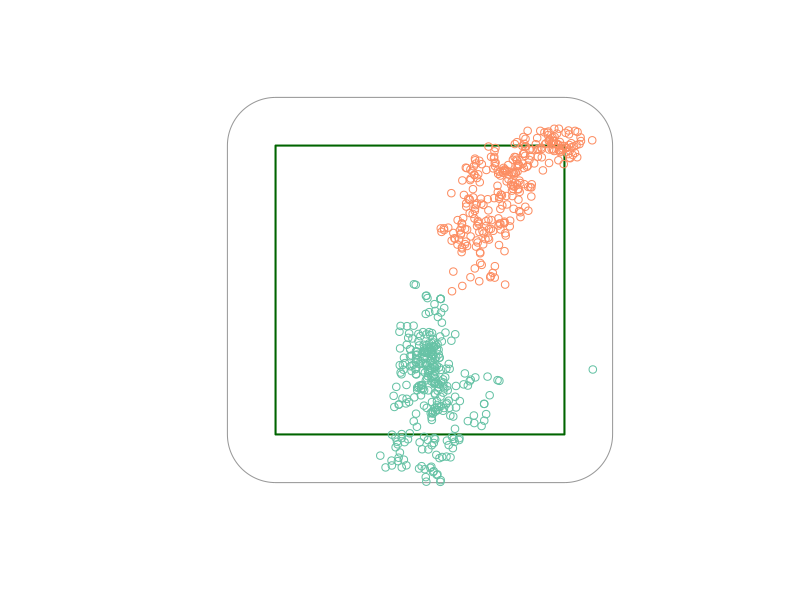
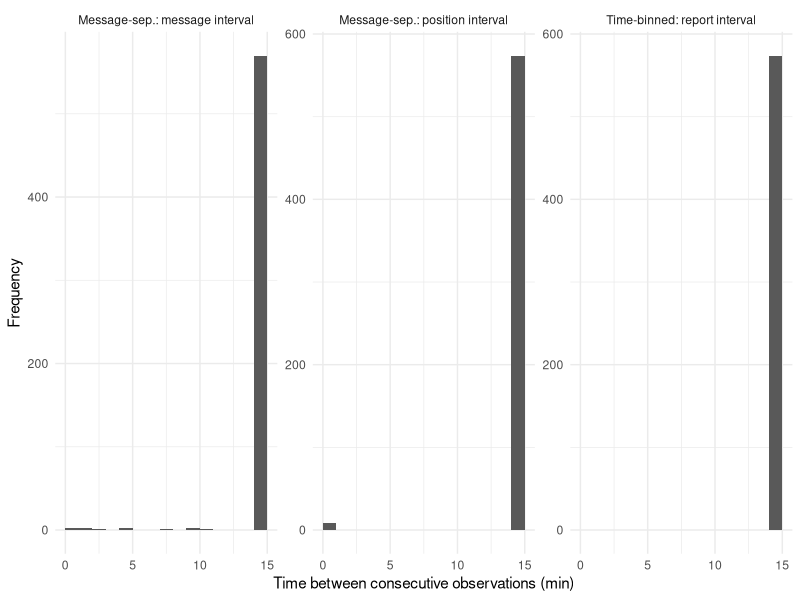
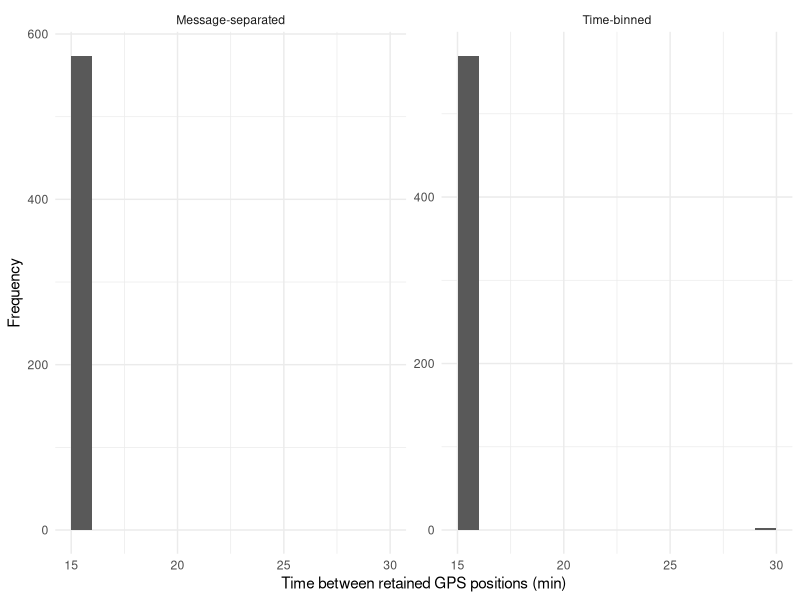
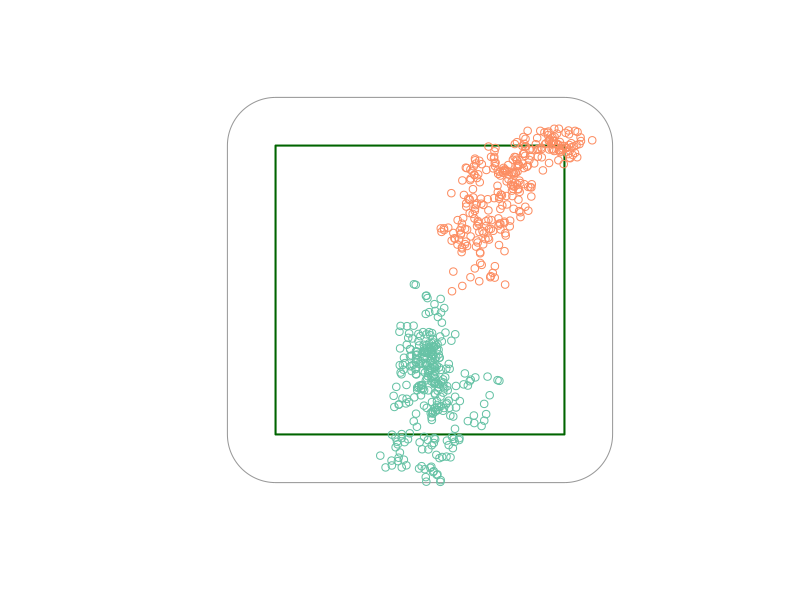

Write R code to recreate these figures, in order. (Note: this script raises an error after producing the figures.)
## ---- chunk 1
packages_needed <- c("dplyr", "tidyr", "lubridate", "ggplot2", "sf", "tibble")
lapply(packages_needed, library, character.only = TRUE)
## ---- chunk 2
# Define important timepoints, including study start/end for temporal filtering
study_start <- as.POSIXct("2026-06-01 00:00:00", tz = "UTC")
study_end   <- as.POSIXct("2026-06-04 00:00:00", tz = "UTC")

interval_min <- 15  # Example nominal position-update interval (depends on device specifics)
speed_limit_m_s <- 0.3 # Example screening threshold (not a universal recommendation)
accuracy_limit_m <- 30 # Example GPS horizontal-error threshold (not a universal recommendation)

# Example rectangular virtual pasture in projected meters.
xy <- matrix(c(450000, 4500000, 450600, 4500000,
               450600, 4500600, 450000, 4500600,
               450000, 4500000), ncol = 2, byrow = TRUE)

pasture <- sf::st_sf(pasture_id = "P1", # This is the virtual pasture active on collars during the study
                     geometry = sf::st_sfc(sf::st_polygon(list(xy)), crs = 32612))

# Create a buffer (here ~100m) around used virtual pastures to define study area
# This will be used for spatial filtering
study_area <- sf::st_buffer(pasture, dist = 100)
## ---- chunk 3
set.seed(123)
animals <- c("cow_01", "cow_02")
time_bins <- seq(
  study_start,
  study_end - lubridate::minutes(interval_min),
  by = "15 min")
# x and y are projected coordinates (easting and northing in meters)
# Each animal moves approximately every 15 minutes.
# Horizontal errors are usually small (1-5 m).
gps_positions <- tidyr::crossing(
  animal_id = animals,
  position_timestamp = time_bins) %>%
  arrange(animal_id, position_timestamp) %>%
  group_by(animal_id) %>%
  mutate(
    x = 450300 + cumsum(rnorm(n(), 0, 16)) +
      if_else(animal_id == "cow_02", 70, 0),
    y = 4500300 + cumsum(rnorm(n(), 0, 16)),
    horizontal_error_m = runif(n(), 1, 5)) %>%
  ungroup()
# Add one deliberately erroneous GPS location.
# This will later demonstrate speed-based screening.
gps_positions <- gps_positions %>%
  mutate(
    x = if_else(
      animal_id == "cow_01" &
        position_timestamp == time_bins[40], x + 330, x))

# Simulate the underlying cue messages ONCE so both export
# formats contain the same events (audio and electrical).
# The electrical messages below represent escalations of
# preceding audio interactions, not additional audio cues.
cues_raw <- tibble::tibble(
  animal_id = c("cow_01", "cow_01", "cow_01", "cow_02",
                "cow_02", "cow_01", "cow_02", "cow_02"),
  message_timestamp = study_start + lubridate::minutes(
    c(76, 78, 79, 350, 352, 1510, 1900, 1902)),
  message_type = c("audio", "audio", "electrical", "audio",
                   "electrical", "audio", "audio", "electrical"))

# CREATE TIME-BINNED DATA
# Each cue is attributed to the interval ending at the next
# scheduled report (not the interval starting at the cue).
cue_bins <- cues_raw %>%
  mutate(timestamp = study_start + lubridate::minutes(
    ceiling(as.numeric(difftime(message_timestamp, study_start,
                                units = "mins")) / interval_min) * interval_min)) %>%
  filter(timestamp < study_end) %>%
  count(animal_id, timestamp, message_type, name = "n") %>%
  tidyr::pivot_wider(names_from = message_type, values_from = n,
                     values_fill = 0)

# Use a reporting grid that starts after the first interval.
# This ensures cues in (00:00, 00:15] belong to 00:15.
time_binned <- gps_positions %>%
  rename(timestamp = position_timestamp) %>%
  group_by(animal_id) %>%
  mutate(
    x = if_else(row_number() == 20L, lag(x), x),
    y = if_else(row_number() == 20L, lag(y), y)) %>%
  ungroup() %>%
  left_join(cue_bins, by = c("animal_id", "timestamp")) %>%
  mutate(n_audio = tidyr::replace_na(audio, 0L),
         n_electrical = tidyr::replace_na(electrical, 0L)) %>%
  select(animal_id, timestamp, x, y, horizontal_error_m,
         n_audio, n_electrical)

# CREATE MESSAGE-SEPARATED DATA
routine_messages <- gps_positions %>%
  mutate(message_timestamp = position_timestamp,
         message_type = "routine_update")

# Cue messages report the last scheduled GPS acquisition.
# This intentionally creates messages with stale positions.
cue_messages <- cues_raw %>%
  left_join(gps_positions,
    by = dplyr::join_by(animal_id,
                        message_timestamp >= position_timestamp),
    relationship = "many-to-many") %>%
  group_by(animal_id, message_timestamp, message_type) %>%
  slice_max(position_timestamp, n = 1, with_ties = FALSE) %>%
  ungroup()

message_separated <- bind_rows(routine_messages, cue_messages) %>%
  arrange(animal_id, message_timestamp) %>%
  select(animal_id, message_timestamp, position_timestamp,
         message_type, x, y, horizontal_error_m) %>%
  mutate(position_age_min = as.numeric(difftime(
    message_timestamp, position_timestamp, units = "mins")))

## ---- chunk 4

head(time_binned, 10)

head(message_separated, 10)

message_separated %>%
  count(message_type)

## ---- chunk 5
# 1. Convert both datasets to spatial objects
# x = easting (m); y = northing (m)
time_binned_sf <- time_binned %>%
  st_as_sf(
    coords = c("x", "y"),
    crs = 32612,
    remove = FALSE)

message_separated_sf <- message_separated %>%
  st_as_sf(
    coords = c("x", "y"),
    crs = 32612,
    remove = FALSE)

# 2. Parse datetime columns
# These are already POSIXct, but parsing is often necessary when importing CSV files.
# Lubridate package is often useful for parsing datetime in various formats
time_binned_sf <- time_binned_sf %>%
  mutate(timestamp = as.POSIXct(timestamp, tz = "UTC"))

message_separated_sf <- message_separated_sf %>%
  mutate(
    message_timestamp = as.POSIXct(message_timestamp, tz = "UTC"),
    position_timestamp = as.POSIXct(position_timestamp, tz = "UTC"))

# 4. Filter by study timeframe and spatial extent
# st_filter() retains points intersecting the study area.
time_binned_sf <- time_binned_sf %>%
  filter(
    timestamp >= study_start,
    timestamp < study_end) %>%
  st_filter(study_area)

message_separated_sf <- message_separated_sf %>%
  filter(
    message_timestamp >= study_start,
    message_timestamp < study_end) %>%
  st_filter(study_area)

# Plot and inspect pastures and study area polygons
plot(sf::st_geometry(study_area), border = "grey60")
plot(sf::st_geometry(pasture), add = TRUE, border = "darkgreen", lwd = 2)
plot(message_separated_sf, add = TRUE)
## ---- chunk 6
# TIME-BINNED: keep the counts supplied in each reporting row.
time_binned_cues <- time_binned_sf %>%
  sf::st_drop_geometry() %>%
  select(animal_id, timestamp, n_audio, n_electrical)

# MESSAGE-SEPARATED: isolate individual cue events.
message_separated_cues <- message_separated_sf %>%
  sf::st_drop_geometry() %>%
  filter(message_type %in% c("audio", "electrical")) %>%
  select(animal_id, message_timestamp, message_type)

head(message_separated_cues)
## ---- chunk 7
# TIME-BINNED: sum interval counts within animal and day.
tb_cue_daily <- time_binned_cues %>%
  mutate(day = as.Date(timestamp, tz = "UTC")) %>%
# This uses calender day, but 'day of study' can be defined as number of 24-periods from study onset
# Alternatively, 'hour of study' or some other relevant time period can be used to aggregate counts
  group_by(animal_id, day) %>%
  summarise(n_audio = sum(n_audio),
            n_electrical = sum(n_electrical), .groups = "drop")

# MESSAGE-SEPARATED: count individual event messages.
ms_cue_daily <- message_separated_cues %>%
  mutate(day = as.Date(message_timestamp, tz = "UTC")) %>%
  count(animal_id, day, message_type, name = "n") %>%
  tidyr::pivot_wider(names_from = message_type, values_from = n,
                     values_fill = 0) %>%
  rename(n_audio = audio, n_electrical = electrical)

head(tb_cue_daily)
head(ms_cue_daily) # This data frame does not include zeros for animal-days with no cues
## ---- chunk 8
# All animals and monitored days in this simulated study.
animal_days_grid <- tidyr::crossing(
  animal_id = animals,
  day = seq(as.Date(study_start), as.Date(study_end) - 1, by = "day"))

# TIME-BINNED: explicitly retain days with no cues.
tb_cue_daily <- animal_days_grid %>%
  left_join(tb_cue_daily, by = c("animal_id", "day")) %>%
  mutate(across(c(n_audio, n_electrical), ~ replace_na(.x, 0L)))

# MESSAGE-SEPARATED: same grid, independently applied.
ms_cue_daily <- animal_days_grid %>%
  left_join(ms_cue_daily, by = c("animal_id", "day")) %>%
  mutate(across(c(n_audio, n_electrical), ~ replace_na(.x, 0L)))

# Check to see if the data frame now includes zeros
head(ms_cue_daily)

## ---- chunk 9
# TIME-BINNED: daily cue counts and success ratio.
tb_cue_results <- tb_cue_daily %>%
  mutate(success_ratio = if_else(n_audio > 0,
    (n_audio - n_electrical) / n_audio, NA_real_))

# MESSAGE-SEPARATED: the same metrics from event counts.
ms_cue_results <- ms_cue_daily %>%
  mutate(success_ratio = if_else(n_audio > 0,
    (n_audio - n_electrical) / n_audio, NA_real_))

print(tb_cue_results)
print(ms_cue_results)
## ---- chunk 10
# TIME-BINNED: rename to a position dataset to avoid overwriting original data
tb_positions <- time_binned_sf

# MESSAGE-SEPARATED: rename to a position dataset to avoid overwriting original data
ms_positions <- message_separated_sf

## ---- chunk 11
# TIME-BINNED: intervals between reported positions
tb_intervals <- tb_positions %>%
  sf::st_drop_geometry() %>%
  arrange(animal_id, timestamp) %>%
  group_by(animal_id) %>%
  mutate(
    dt_min = as.numeric(difftime(
      timestamp, lag(timestamp), units = "mins"))) %>%
  ungroup() %>%
  mutate(interval_type = "Time-binned: report interval")

# MESSAGE-SEPARATED: intervals between messages
ms_message_intervals <- ms_positions %>%
  sf::st_drop_geometry() %>%
  arrange(animal_id, message_timestamp) %>%
  group_by(animal_id) %>%
  mutate(
    dt_min = as.numeric(difftime(
      message_timestamp, lag(message_timestamp),
      units = "mins"))) %>%
  ungroup() %>%
  mutate(interval_type = "Message-sep.: message interval")

# MESSAGE-SEPARATED: intervals between GPS timestamps
ms_position_intervals <- ms_positions %>%
  sf::st_drop_geometry() %>%
  arrange(animal_id, position_timestamp, message_timestamp) %>%
  group_by(animal_id) %>%
  mutate(
    dt_min = as.numeric(difftime(
      position_timestamp, lag(position_timestamp), units = "mins"))) %>%
  ungroup() %>%
  mutate(interval_type = "Message-sep.: position interval")


# Compare all three distributions
bind_rows(
  tb_intervals,
  ms_message_intervals,
  ms_position_intervals) %>%
  filter(!is.na(dt_min)) %>%
  ggplot(aes(x = dt_min)) +
  geom_histogram(binwidth = 1, boundary = 0) +
  facet_wrap(~ interval_type, scales = "free_y") +
  labs(
    x = "Time between consecutive observations (min)",
    y = "Frequency") +
  theme_minimal()
## ---- chunk 12
# TIME-BINNED: identify consecutive repeated coordinates
tb_positions <- tb_positions %>%
  arrange(animal_id, timestamp) %>%
  group_by(animal_id) %>%
  mutate(
    repeated_position = x == lag(x) & y == lag(y),
    repeated_position = replace_na(repeated_position, FALSE),
    sequence_id = cumsum(!repeated_position)) %>%
  ungroup()

# MESSAGE-SEPARATED: identify repeated coordinates AND timestamps
ms_positions <- ms_positions %>%
  arrange(animal_id, message_timestamp) %>%
  group_by(animal_id) %>%
  mutate(
    repeated_position =
      x == lag(x) &
      y == lag(y) &
      position_timestamp == lag(position_timestamp),
    repeated_position = replace_na(repeated_position, FALSE),
    sequence_id = cumsum(!repeated_position)) %>%
  ungroup()

# TIME-BINNED: count consecutive repeat sequence lengths
tb_repeat_table <- tb_positions %>%
  sf::st_drop_geometry() %>%
  group_by(animal_id, sequence_id) %>%
  summarise(sequence_length = n(), .groups = "drop") %>%
  count(sequence_length, name = "n_sequences") %>%
  arrange(sequence_length)

print(tb_repeat_table)

# MESSAGE-SEPARATED: count consecutive repeat sequence lengths
ms_repeat_table <- ms_positions %>%
  sf::st_drop_geometry() %>%
  group_by(animal_id, sequence_id) %>%
  summarise(sequence_length = n(), .groups = "drop") %>%
  count(sequence_length, name = "n_sequences") %>%
  arrange(sequence_length)

print(ms_repeat_table)
## ---- chunk 13
# TIME-BINNED: remove consecutive identical coordinates
tb_positions <- tb_positions %>%
  filter(!repeated_position) %>%
  select(-repeated_position, -sequence_id)

# MESSAGE-SEPARATED: remove repeated GPS fixes
ms_positions <- ms_positions %>%
  filter(!repeated_position) %>%
  select(-repeated_position, -sequence_id)

# Report the number of retained positions
tibble(
  format = c("Time-binned", "Message-separated"),
  n_retained_positions = c(nrow(tb_positions), nrow(ms_positions)))
## ---- chunk 14
# TIME-BINNED: intervals between retained positions
tb_intervals_clean <- tb_positions %>%
  sf::st_drop_geometry() %>%
  arrange(animal_id, timestamp) %>%
  group_by(animal_id) %>%
  mutate(
    dt_min = as.numeric(difftime(
      timestamp, lag(timestamp), units = "mins"))) %>%
  ungroup() %>%
  mutate(format = "Time-binned")


# MESSAGE-SEPARATED: intervals between retained GPS fixes
ms_intervals_clean <- ms_positions %>%
  sf::st_drop_geometry() %>%
  arrange(animal_id, position_timestamp) %>%
  group_by(animal_id) %>%
  mutate(
    dt_min = as.numeric(difftime(
      position_timestamp, lag(position_timestamp), units = "mins"))) %>%
  ungroup() %>%
  mutate(format = "Message-separated")


# Plot cleaned interval distributions
bind_rows(
  tb_intervals_clean,
  ms_intervals_clean) %>%
  filter(!is.na(dt_min)) %>%
  ggplot(aes(x = dt_min)) +
  geom_histogram(binwidth = 1, boundary = 0) +
  facet_wrap(~ format, scales = "free_y") +
  labs(
    x = "Time between retained GPS positions (min)",
    y = "Frequency") +
  theme_minimal()
## ---- chunk 15
# We use a low m/s threshold to comply with our simulated points
# Generally, a higher threshold (~3-5 m/s) is recommended, but should be biologically informed
limit_m_s <- 0.2

# TIME-BINNED: flag unlikely positions (i.e., "spikes").
tb_positions <- tb_positions %>%
  arrange(animal_id, timestamp) %>%
  group_by(animal_id) %>%
  mutate(
    step_in_m = sqrt((x - lag(x))^2 + (y - lag(y))^2),
    step_out_m = sqrt((lead(x) - x)^2 + (lead(y) - y)^2),
    dt_in_s = as.numeric(difftime(timestamp, lag(timestamp), units = "secs")),
    dt_out_s = as.numeric(difftime(lead(timestamp), timestamp, units = "secs")),
    speed_in = if_else(dt_in_s > 0, step_in_m / dt_in_s, NA_real_),
    speed_out = if_else(dt_out_s > 0, step_out_m / dt_out_s, NA_real_),
    likely_spike = coalesce(speed_in > limit_m_s &
                             speed_out > limit_m_s, FALSE)) %>%
  ungroup()

# MESSAGE-SEPARATED: flag unlikely positions using GPS acquisition timestamps.
ms_positions <- ms_positions %>%
  arrange(animal_id, position_timestamp) %>%
  group_by(animal_id) %>%
  mutate(
    step_in_m = sqrt((x - lag(x))^2 + (y - lag(y))^2),
    step_out_m = sqrt((lead(x) - x)^2 + (lead(y) - y)^2),
    dt_in_s = as.numeric(difftime(position_timestamp, lag(position_timestamp), units = "secs")),
    dt_out_s = as.numeric(difftime(lead(position_timestamp), position_timestamp, units = "secs")),
    speed_in = if_else(dt_in_s > 0, step_in_m / dt_in_s, NA_real_),
    speed_out = if_else(dt_out_s > 0, step_out_m / dt_out_s, NA_real_),
    likely_spike = coalesce(speed_in > limit_m_s &
                             speed_out > limit_m_s, FALSE)) %>%
  ungroup()

# Summarize the number and percentage of flagged positions.
bind_rows(
  tb_positions %>%
    st_drop_geometry() %>%
    mutate(format = "Time-binned"),
  ms_positions %>%
    st_drop_geometry() %>%
    mutate(format = "Message-separated")) %>%
  group_by(format) %>%
  summarise(
    n_positions = n(),
    n_flagged = sum(likely_spike),
    percent_flagged = 100 * n_flagged / n_positions,
    .groups = "drop")

# TIME-BINNED: remove flagged positions.
tb_positions <- tb_positions %>%
  filter(!likely_spike)

# MESSAGE-SEPARATED: remove flagged positions.
ms_positions <- ms_positions %>%
  filter(!likely_spike)

# Inspect cleaned positions against the virtual pasture
# (message-separated example only).
plot(sf::st_geometry(study_area), border = "grey60")
plot(sf::st_geometry(pasture), add = TRUE,
     border = "darkgreen", lwd = 2)
plot(ms_positions, add = TRUE)
# Notice the point that has been removed?
## ---- chunk 16
# TIME-BINNED: inspect reported horizontal error.
summary(tb_positions$horizontal_error_m)
tb_positions <- tb_positions %>%
  filter(!is.na(horizontal_error_m),
         horizontal_error_m <= accuracy_limit_m)

# MESSAGE-SEPARATED: apply the same illustrative rule.
summary(ms_positions$horizontal_error_m)
ms_positions <- ms_positions %>%
  filter(!is.na(horizontal_error_m),
         horizontal_error_m <= accuracy_limit_m)

# For real data, also compare the locations and proportion
# of rejected fixes against VF boundaries and landscape.
## ---- chunk 17
# Helper: select one observed fix closest to each grid anchor.
# Here anchors are based on study_start and the nominal interval.
select_one_per_bin <- function(positions) {
  positions %>%
    mutate(
      elapsed_min = as.numeric(difftime(fix_time, study_start,
                                        units = "mins")),
      bin_index = floor(elapsed_min / interval_min),
      bin_start = study_start + lubridate::minutes(bin_index * interval_min),
      offset_min = elapsed_min - bin_index * interval_min) %>%
    group_by(animal_id, bin_index) %>%
    slice_min(offset_min, n = 1, with_ties = FALSE) %>%
    ungroup()
}

# TIME-BINNED: one observed position per 15-minute bin.
tb_positions_15m <- select_one_per_bin(tb_positions)

# MESSAGE-SEPARATED: one observed position per 15-minute bin.
ms_positions_15m <- select_one_per_bin(ms_positions)

# Count bins with retained fixes; a missing bin remains missing.
tibble::tibble(
  format = c("Time-binned", "Message-separated"),
  n_fixes = c(nrow(tb_positions_15m), nrow(ms_positions_15m)))

# Inspect retained intervals (do not assume exact regularity).
tb_positions_15m %>% sf::st_drop_geometry() %>%
  arrange(animal_id, fix_time) %>% group_by(animal_id) %>%
  mutate(dt_min = as.numeric(difftime(fix_time, lag(fix_time),
                                      units = "mins"))) %>%
  summarise(min_interval = min(dt_min, na.rm = TRUE),
            max_interval = max(dt_min, na.rm = TRUE), .groups = "drop")
## ---- chunk 18
# TIME-BINNED: spatially classify retained points.
tb_containment_points <- tb_positions_15m %>%
  mutate(inside = lengths(sf::st_intersects(geometry, pasture)) > 0,
         day = as.Date(fix_time, tz = "UTC"))

# MESSAGE-SEPARATED: classify routine acquired fixes.
ms_containment_points <- ms_positions_15m %>%
  mutate(inside = lengths(sf::st_intersects(geometry, pasture)) > 0,
         day = as.Date(fix_time, tz = "UTC"))

# TIME-BINNED: daily number and proportion of inside fixes.
tb_containment_daily <- tb_containment_points %>%
  sf::st_drop_geometry() %>%
  group_by(animal_id, day) %>%
  summarise(n_inside = sum(inside), n_outside = sum(!inside),
            n_fixes = n(), containment = mean(inside), .groups = "drop")

# MESSAGE-SEPARATED: same daily response.
ms_containment_daily <- ms_containment_points %>%
  sf::st_drop_geometry() %>%
  group_by(animal_id, day) %>%
  summarise(n_inside = sum(inside), n_outside = sum(!inside),
            n_fixes = n(), containment = mean(inside), .groups = "drop")

print(tb_containment_daily)
print(ms_containment_daily)
## ---- chunk 19
# Convert the polygon boundary to a line geometry.
vf_boundary <- sf::st_boundary(sf::st_geometry(pasture))

# TIME-BINNED: distance to virtual boundary in meters.
tb_boundary_points <- tb_containment_points %>%
  mutate(distance_to_vf_m = as.numeric(sf::st_distance(geometry,
                                                      vf_boundary)[, 1]),
         near_vf = inside & distance_to_vf_m <= 10)

# MESSAGE-SEPARATED: identical spatial calculation.
ms_boundary_points <- ms_containment_points %>%
  mutate(distance_to_vf_m = as.numeric(sf::st_distance(geometry,
                                                      vf_boundary)[, 1]),
         near_vf = inside & distance_to_vf_m <= 10)

# TIME-BINNED: fraction of retained fixes near the boundary.
tb_boundary_daily <- tb_boundary_points %>%
  sf::st_drop_geometry() %>%
  group_by(animal_id, day) %>%
  summarise(n_near = sum(near_vf), n_fixes = n(),
            proportion_near = mean(near_vf), .groups = "drop")

# MESSAGE-SEPARATED: same metric.
ms_boundary_daily <- ms_boundary_points %>%
  sf::st_drop_geometry() %>%
  group_by(animal_id, day) %>%
  summarise(n_near = sum(near_vf), n_fixes = n(),
            proportion_near = mean(near_vf), .groups = "drop")

print(tb_boundary_daily)
print(ms_boundary_daily)
